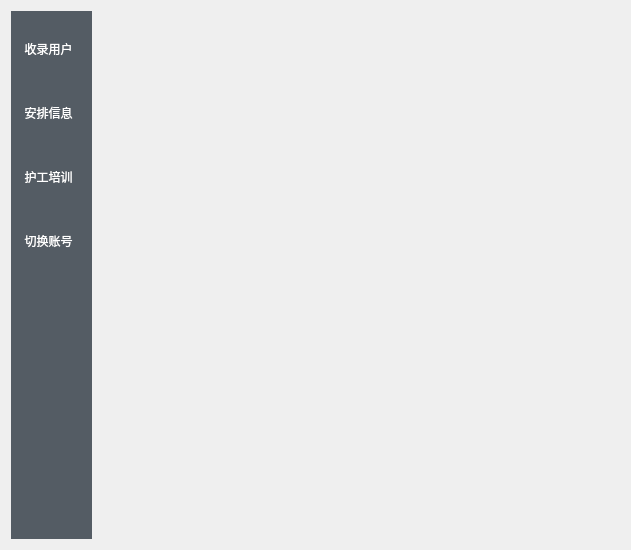
<?xml version="1.0" encoding="UTF-8"?>
<ui version="4.0">
 <class>menu11</class>
 <widget class="QDialog" name="menu11">
  <property name="geometry">
   <rect>
    <x>0</x>
    <y>0</y>
    <width>631</width>
    <height>550</height>
   </rect>
  </property>
  <property name="windowTitle">
   <string>Dialog</string>
  </property>
  <layout class="QGridLayout" name="gridLayout_2">
   <item row="0" column="0">
    <widget class="QWidget" name="tool" native="true">
     <property name="styleSheet">
      <string notr="true">QWidget#tool {;background-color:rgb(84,92,100);}
QWidget#tool QToolButton{border :none;background-color:rgb(84,92,100);color:white;min-height:55px;font:14px&quot;微软雅黑&quot;}</string>
     </property>
     <layout class="QGridLayout" name="gridLayout">
      <item row="2" column="1" colspan="2">
       <widget class="QToolButton" name="tb2">
        <property name="text">
         <string>安排信息</string>
        </property>
        <attribute name="buttonGroup">
         <string notr="true">buttonGroup</string>
        </attribute>
       </widget>
      </item>
      <item row="4" column="1">
       <widget class="QToolButton" name="tb3">
        <property name="text">
         <string>切换账号</string>
        </property>
        <attribute name="buttonGroup">
         <string notr="true">buttonGroup</string>
        </attribute>
       </widget>
      </item>
      <item row="1" column="1">
       <widget class="QToolButton" name="tb1">
        <property name="text">
         <string>收录用户</string>
        </property>
        <attribute name="buttonGroup">
         <string notr="true">buttonGroup</string>
        </attribute>
       </widget>
      </item>
      <item row="5" column="1">
       <spacer name="verticalSpacer">
        <property name="orientation">
         <enum>Qt::Vertical</enum>
        </property>
        <property name="sizeHint" stdset="0">
         <size>
          <width>20</width>
          <height>40</height>
         </size>
        </property>
       </spacer>
      </item>
      <item row="3" column="1" colspan="2">
       <widget class="QToolButton" name="qq">
        <property name="text">
         <string>护工培训</string>
        </property>
       </widget>
      </item>
     </layout>
    </widget>
   </item>
   <item row="0" column="1">
    <widget class="QStackedWidget" name="stackedWidget"/>
   </item>
  </layout>
 </widget>
 <resources/>
 <connections/>
 <buttongroups>
  <buttongroup name="buttonGroup"/>
 </buttongroups>
</ui>
